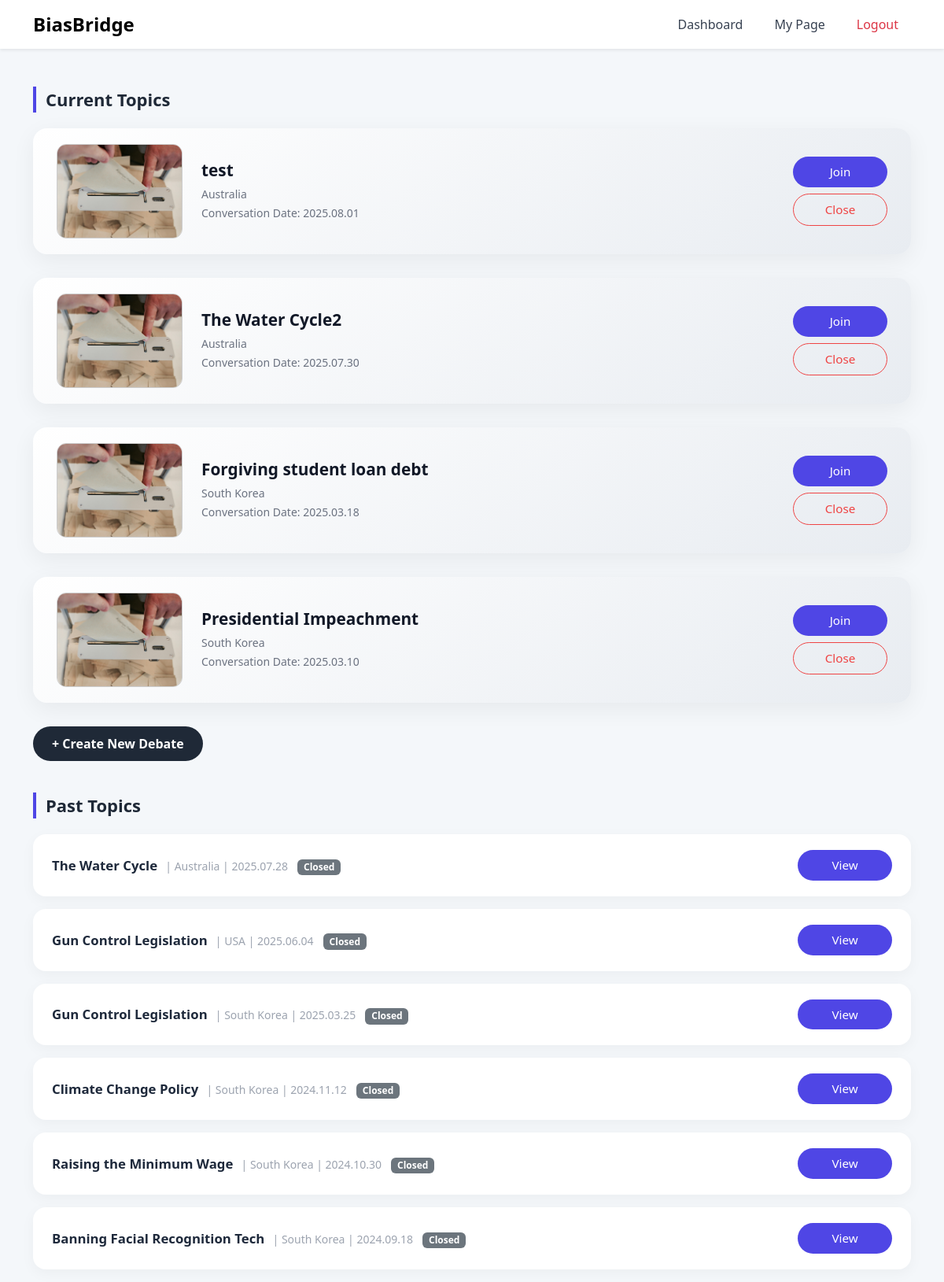
The app's page /dashboard (signed in), older data.
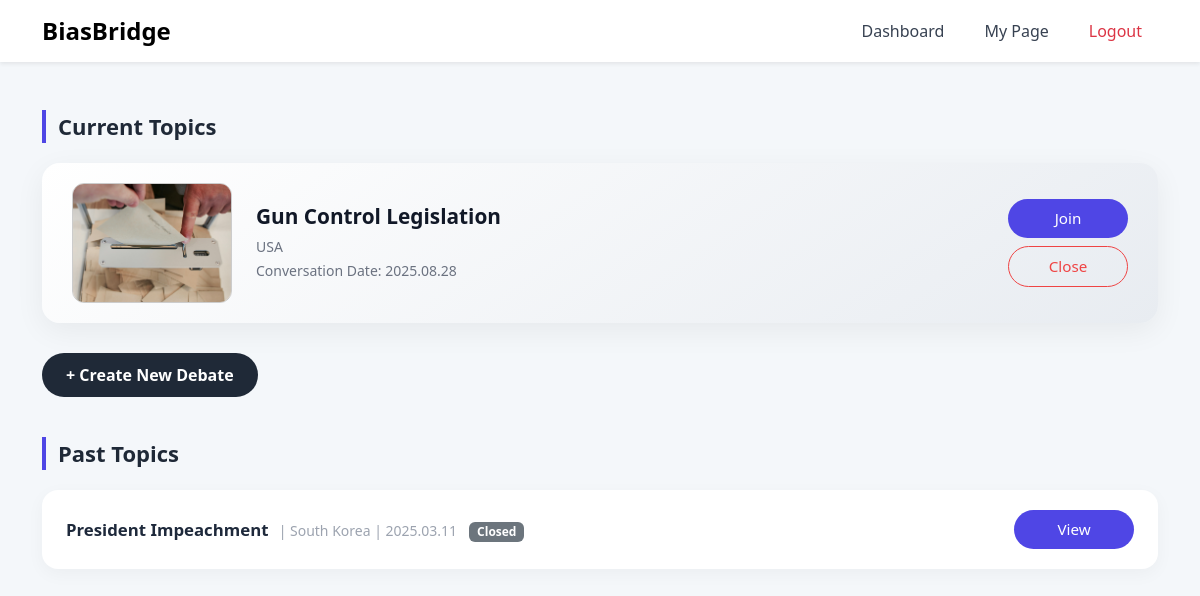
The same page, newer data.
### tables this page shows
CREATE TABLE debates (
                id INTEGER PRIMARY KEY AUTOINCREMENT,
                topic TEXT NOT NULL,
                country TEXT,
                date TEXT,
                is_active INTEGER DEFAULT 1
            , image TEXT, central_view TEXT, search_keywords TEXT);

### app.py (the view)
@app.route('/dashboard')
def dashboard():
    if 'user_id' not in session:
        return redirect(url_for('login'))
    with sqlite3.connect(DB_PATH) as conn:
        cursor = conn.cursor()
        cursor.execute(
            "SELECT id, topic, country, date, is_active, image FROM debates WHERE is_active = 1 ORDER BY date DESC")
        current_debates = cursor.fetchall()
        cursor.execute(
            "SELECT id, topic, country, date, is_active, image FROM debates WHERE is_active = 0 ORDER BY date DESC")
        past_debates = cursor.fetchall()
    return render_template('dashboard.html',
                           username=session['username'],
                           is_admin=is_admin(),
                           current_debates=current_debates,
                           past_debates=past_debates)

### app.py (called while the page is built)
def is_admin():
    return session.get('username') == 'test@test.com'

### templates/dashboard.html (shortened to what this page needs)
<!DOCTYPE html>
<html lang="en">
<head>
  <link href="https://cdn.jsdelivr.net/npm/bootstrap@5.3.3/dist/css/bootstrap.min.css" rel="stylesheet">
</head>
<body>
  {% include 'nav.html' %}
  <div class="container mt-md-5">
    <div class="section-title">Current Topics</div>
    {% if current_debates %}
{% for id, topic, country, date, is_active, image in current_debates %}
        <div class="topic-card">
<img src="{{ url_for('static', filename='debate_images/' + (image if image else 'login_bg.jpg')) }}"
     onerror="this.onerror=null; this.src='{{ url_for('static', filename='images/login_bg.jpg') }}';"
     alt="Topic Image">
          <div class="topic-details">
            <h5>{{ topic }}</h5>
            <small>{{ country }}<br>Conversation Date: {{ date }}</small>
          </div>
          <div class="admin-controls">
            <form action="{{ url_for('debate', debate_id=id) }}" method="GET">
              <button class="topic-button">Join</button>
            </form>
            {% if is_admin and is_active %}
              <form action="{{ url_for('close_debate', debate_id=id) }}" method="post">
                <button class="close-button">Close</button>
              </form>
            {% endif %}
          </div>
        </div>
      {% endfor %}
    {% else %}
      <p class="text-muted">No active debates at the moment.</p>
    {% endif %}
    {% if is_admin %}
      <div class="mb-4">
        <a href="{{ url_for('create_debate') }}" class="btn btn-dark">+ Create New Debate</a>
      </div>
    {% endif %}
    <div class="section-title">Past Topics</div>
{% for id, topic, country, date, is_active, image in past_debates %}
      <div class="past-topic">
        <div>
          <span class="past-topic-title">{{ topic }}</span>
          <small>| {{ country }} | {{ date }}</small>
          {% if is_active %}
            <span class="badge bg-success badge-status">Open</span>
          {% else %}
            <span class="badge bg-secondary badge-status">Closed</span>
          {% endif %}
        </div>
        <div class="admin-controls">
          <form action="{{ url_for('view_debate', debate_id=id) }}" method="get">
            <button class="view-button">View</button>
          </form>
        </div>
      </div>
    {% endfor %}
  </div>
</body>
</html>

### templates/nav.html (shortened to what this page needs)
<nav class="navbar navbar-expand-lg navbar-light bg-white shadow-sm sticky-top py-2">
  <div class="container">
    <a class="navbar-brand fw-bold  fs-4" href="{{ url_for('index') }}">BiasBridge</a>
    <div class="collapse navbar-collapse" id="navbarNav">
      <ul class="navbar-nav ms-auto gap-2">
        {% if session.get('user_id') %}
          <li class="nav-item">
            <a class="nav-link px-3" href="{{ url_for('dashboard') }}">Dashboard</a>
          </li>
          <li class="nav-item">
            <a class="nav-link px-3" href="{{ url_for('mypage') }}">My Page</a>
          </li>
          <li class="nav-item">
            <a class="nav-link px-3 text-danger" href="{{ url_for('logout') }}">Logout</a>
          </li>
        {% else %}
          <li class="nav-item">
            <a class="nav-link px-3" href="{{ url_for('login') }}">Login</a>
          </li>
        {% endif %}
      </ul>
    </div>
  </div>
</nav>

### templates/dashboard.html (style rules this page uses)
body { background-color: #f4f7fa; font-family: 'Segoe UI', sans-serif; }
.section-title { font-size: 22px; font-weight: 700; margin: 40px 0 20px; color: #1f2937; border-left: 4px solid #4f46e5; padding-left: 12px; }
.topic-card { display: flex; align-items: center; background: linear-gradient(145deg, #ffffff, #e8ecf1); border-radius: 18px; padding: 20px 30px; margin-bottom: 30px; box-shadow: 0 8px 30px rgba(0,0,0,0.06); transition: transform 0.2s; }
.topic-card img { width: 160px; height: 120px; object-fit: cover; border-radius: 12px; margin-right: 24px; border: 1px solid #ccc; }
.topic-details { flex-grow: 1; }
.topic-details h5 { font-weight: 700; font-size: 1.3rem; margin-bottom: 6px; color: #111827; }
.topic-details small { color: #6b7280; }
.topic-button, .view-button { border: none; border-radius: 30px; padding: 8px 24px; background: #4f46e5; color: white; font-weight: 500; transition: 0.25s ease-in-out; }
.close-button { border: 1px solid #ef4444; color: #ef4444; border-radius: 30px; padding: 8px 24px; background: transparent; transition: 0.25s ease-in-out; }
.admin-controls { display: flex; flex-direction: column; gap: 8px; }
.past-topic { display: flex; justify-content: space-between; align-items: center; border-radius: 16px; padding: 20px 24px; margin-bottom: 16px; background: #ffffff; box-shadow: 0 5px 18px rgba(0, 0, 0, 0.04); }
.past-topic-title { font-weight: 600; font-size: 1.05rem; color: #1e293b; }
.past-topic small { color: #9ca3af; margin-left: 6px; }
.badge-status { font-size: 12px; margin-left: 8px; }
.btn-dark { background-color: #1f2937; border: none; padding: 10px 24px; border-radius: 30px; font-weight: 600; }
.topic-button, .view-button, .close-button { min-width: 120px; padding: 8px 24px; font-size: 0.95rem; text-align: center; }

### templates/nav.html (style rules this page uses)
.navbar-nav .nav-link { position: relative; color: #374151; font-weight: 500; transition: color 0.3s ease; }
.navbar-nav .nav-link::after { content: ''; position: absolute; left: 10%; bottom: -4px; width: 0%; height: 2px; background-color: #4f46e5; transition: width 0.3s ease, left 0.3s ease; }
.navbar-nav .nav-link.text-danger::after { background-color: #dc3545; }

Row changes from the older to the newer data that the page shows:
removed debates: topic "test", country "Australia", date "2025.08.01"
removed debates: topic "The Water Cycle2", country "Australia", date "2025.07.30"
removed debates: topic "Forgiving student loan debt", country "South Korea", date "2025.03.18"
removed debates: topic "Presidential Impeachment", country "South Korea", date "2025.03.10"
removed debates: topic "The Water Cycle", country "Australia", date "2025.07.28", is_active "Closed"
removed debates: topic "Gun Control Legislation", country "USA", date "2025.06.04", is_active "Closed"
removed debates: topic "Gun Control Legislation", country "South Korea", date "2025.03.25", is_active "Closed"
removed debates: topic "Climate Change Policy", country "South Korea", date "2024.11.12", is_active "Closed"
removed debates: topic "Raising the Minimum Wage", country "South Korea", date "2024.10.30", is_active "Closed"
removed debates: topic "Banning Facial Recognition Tech", country "South Korea", date "2024.09.18", is_active "Closed"
added debates: topic "Gun Control Legislation", country "USA", date "2025.08.28"
added debates: topic "President Impeachment", country "South Korea", date "2025.03.11", is_active "Closed"
